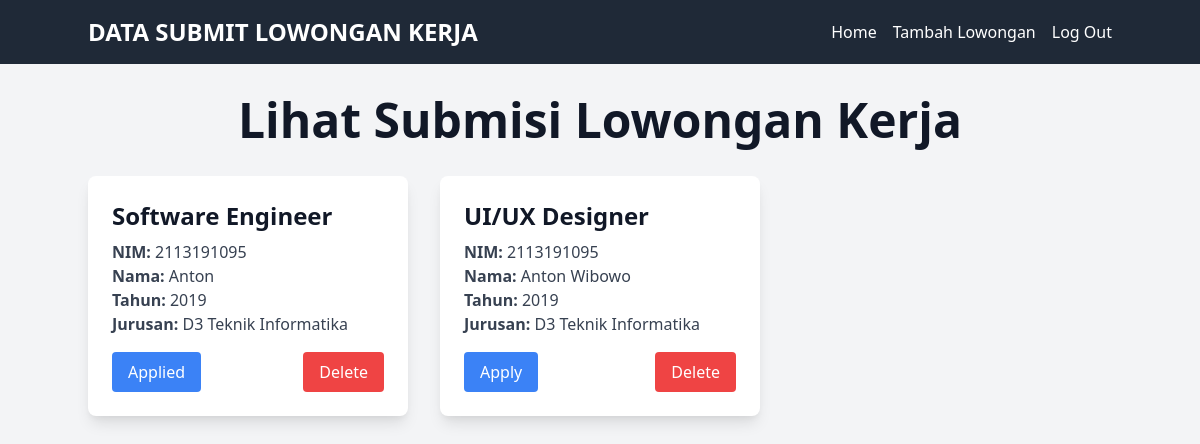
Page /src/admin/view_job_submit.php (signed in) on the committed database.
### tables this page shows
CREATE TABLE `apply_jobs` (
  `jobs_id` int NOT NULL,
  `nim` varchar(50) DEFAULT NULL,
  `nama` varchar(100) DEFAULT NULL,
  `tahun` varchar(4) DEFAULT NULL,
  `jurusan` varchar(100) DEFAULT NULL,
  `file_path` varchar(255) DEFAULT NULL,
  `isApply` tinyint(1) NOT NULL DEFAULT '0',
  `apply_date` timestamp NULL DEFAULT CURRENT_TIMESTAMP
);

CREATE TABLE `jobs` (
  `id` int NOT NULL,
  `title` varchar(255) NOT NULL,
  `company` varchar(255) NOT NULL,
  `location` varchar(255) NOT NULL,
  `description` text NOT NULL
);

### src/admin/view_job_submit.php (the view, shortened to what this page needs)
<?php
include '../include/koneksi.php';
$query = "SELECT * FROM apply_jobs";
$result = mysqli_query($koneksi, $query);
function getJobTitle($koneksi, $job_id) {
    $query = "SELECT title FROM jobs WHERE id = $job_id";
    $result = mysqli_query($koneksi, $query);
    if ($result && mysqli_num_rows($result) > 0) {
        $job = mysqli_fetch_assoc($result);
        return $job['title'];
    } else {
        return 'Unknown Job';
    }
}
?>
<!DOCTYPE html>
<html lang="en">
<head>
    <link href="https://cdn.jsdelivr.net/npm/tailwindcss@2.2.19/dist/tailwind.min.css" rel="stylesheet">
</head>
<body class="bg-gray-100 text-gray-900">
<nav class="bg-gray-800 p-4">
    <div class="container mx-auto flex justify-between items-center">
        <a href="index_admin.php" class="text-white text-2xl font-bold">DATA SUBMIT LOWONGAN KERJA</a>
        <div class="hidden md:flex space-x-4">
            <a href="index_admin.php" class="text-white hover:text-gray-400">Home</a>
            <a href="add_job.php" class="text-white hover:text-gray-400">Tambah Lowongan</a>
            <a href="logout.php" class="text-white hover:text-gray-400">Log Out</a>
        </div>
    </div>
</nav>
<div class="container mx-auto my-8">
    <h1 class="text-5xl font-bold text-center mb-8">Lihat Submisi Lowongan Kerja</h1>
    <div class="grid grid-cols-1 md:grid-cols-2 lg:grid-cols-3 gap-8">
        <?php while ($row = mysqli_fetch_assoc($result)): ?>
            <div class="bg-white rounded-lg shadow-lg overflow-hidden">
                <div class="p-6">
                    <h2 class="text-2xl font-bold mb-2"><?php echo htmlspecialchars(getJobTitle($koneksi, $row['jobs_id'])); ?></h2>
                    <p class="text-gray-700"><strong>NIM:</strong> <?php echo htmlspecialchars($row['nim']); ?></p>
                    <p class="text-gray-700"><strong>Nama:</strong> <?php echo htmlspecialchars($row['nama']); ?></p>
                    <p class="text-gray-700"><strong>Tahun:</strong> <?php echo htmlspecialchars($row['tahun']); ?></p>
                    <p class="text-gray-700"><strong>Jurusan:</strong> <?php echo htmlspecialchars($row['jurusan']); ?></p>
                    <div class="mt-4 flex justify-between">
                        <form method="POST" action="view_job_submit.php">
                            <button type="submit" name="apply" class="bg-blue-500 text-white px-4 py-2 rounded"><?= $row['isApply'] ? "Applied" : "Apply" ?></button>
                        </form>
                        <form method="POST" action="view_job_submit.php" onsubmit="return confirm('Are you sure you want to delete this job listing?');">
                            <button type="submit" name="delete" class="bg-red-500 text-white px-4 py-2 rounded">Delete</button>
                        </form>
                    </div>
                </div>
            </div>
        <?php endwhile; ?>
    </div>
</div>
</body>
</html>

### rows in the picture
apply_jobs: jobs_id.title "Software Engineer", nim "2113191095", nama "Anton", tahun "2019", jurusan "D3 Teknik Informatika", isApply "Applied"
apply_jobs: jobs_id.title "UI/UX Designer", nim "2113191095", nama "Anton Wibowo", tahun "2019", jurusan "D3 Teknik Informatika", isApply "Apply"
